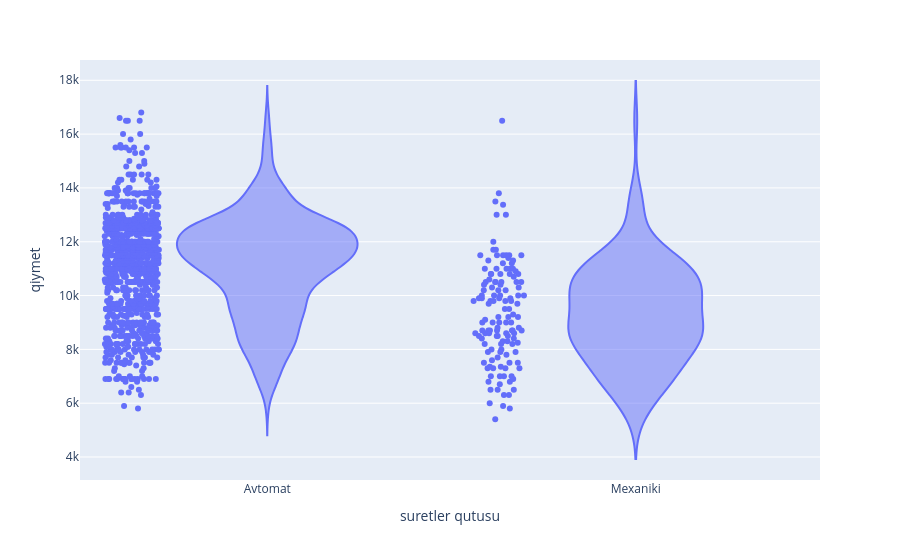

The notebook cell this image was saved under:
### Code cell
px.violin(df, x='suretler qutusu', y='qiymet', box=False, points='all')
# qiymet ve suretler qutusu

### Figure 1 — Plotly figure (JSON) as saved in the notebook; plotly's stock layout.template omitted (floating-point values rounded to 4 significant figures; data arrays with more than 128 entries replaced by an {"elided": "..."} marker saying what was removed)
{"data": [{"alignmentgroup": "True", "box": {"visible": false}, "hovertemplate": "suretler qutusu=%{x}<br>qiymet=%{y}<extra></extra>", "legendgroup": "", "marker": {"color": "#636efa"}, "name": "", "offsetgroup": "", "orientation": "v", "points": "all", "scalegroup": "True", "showlegend": false, "type": "violin", "x": {"elided": "1174 str values"}, "x0": " ", "xaxis": "x", "y": {"elided": "1174 int values"}, "y0": " ", "yaxis": "y"}], "layout": {"legend": {"tracegroupgap": 0}, "margin": {"t": 60}, "violinmode": "group", "xaxis": {"anchor": "y", "domain": [0, 1], "title": {"text": "suretler qutusu"}}, "yaxis": {"anchor": "x", "domain": [0, 1], "title": {"text": "qiymet"}}}}
